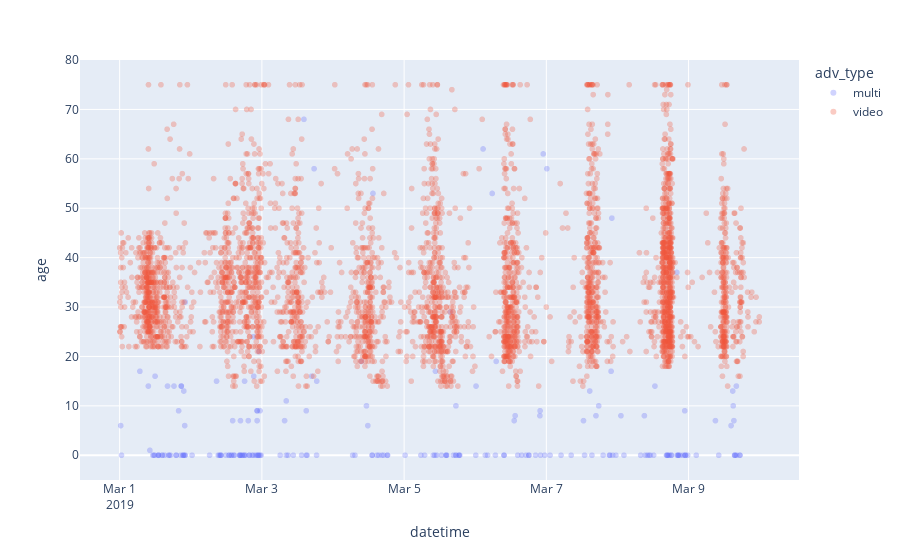

The notebook cell saved with this chart:
### Markdown cell above
Клики делают в основном:
    - женщины
    - по видео
    - пользователи Android
    - возрастом от 18 до 45

### Code cell
fig = px.scatter(
    data_clicks, 
    y='age', x='datetime', 
    color='adv_type',
    opacity=.3
)
fig.show()

### Figure 1 — Plotly figure (JSON) as saved in the notebook; plotly's stock layout.template omitted (floating-point values rounded to 4 significant figures; data arrays with more than 128 entries replaced by an {"elided": "..."} marker saying what was removed)
{"data": [{"hovertemplate": "adv_type=multi<br>datetime=%{x}<br>age=%{y}<extra></extra>", "legendgroup": "multi", "marker": {"color": "#636efa", "opacity": 0.3, "symbol": "circle"}, "mode": "markers", "name": "multi", "showlegend": true, "type": "scattergl", "x": {"elided": "211 str values"}, "xaxis": "x", "y": {"elided": "211 int values"}, "yaxis": "y"}, {"hovertemplate": "adv_type=video<br>datetime=%{x}<br>age=%{y}<extra></extra>", "legendgroup": "video", "marker": {"color": "#EF553B", "opacity": 0.3, "symbol": "circle"}, "mode": "markers", "name": "video", "showlegend": true, "type": "scattergl", "x": {"elided": "3897 str values"}, "xaxis": "x", "y": {"elided": "3897 int values"}, "yaxis": "y"}], "layout": {"autosize": true, "legend": {"title": {"text": "adv_type"}, "tracegroupgap": 0}, "margin": {"t": 60}, "xaxis": {"anchor": "y", "autorange": true, "domain": [0, 1], "range": ["2019-02-28 10:55:23.0848", "2019-03-10 12:57:56.9152"], "title": {"text": "datetime"}, "type": "date"}, "yaxis": {"anchor": "x", "autorange": true, "domain": [0, 1], "range": [-5.807, 80.81], "title": {"text": "age"}, "type": "linear"}}}
